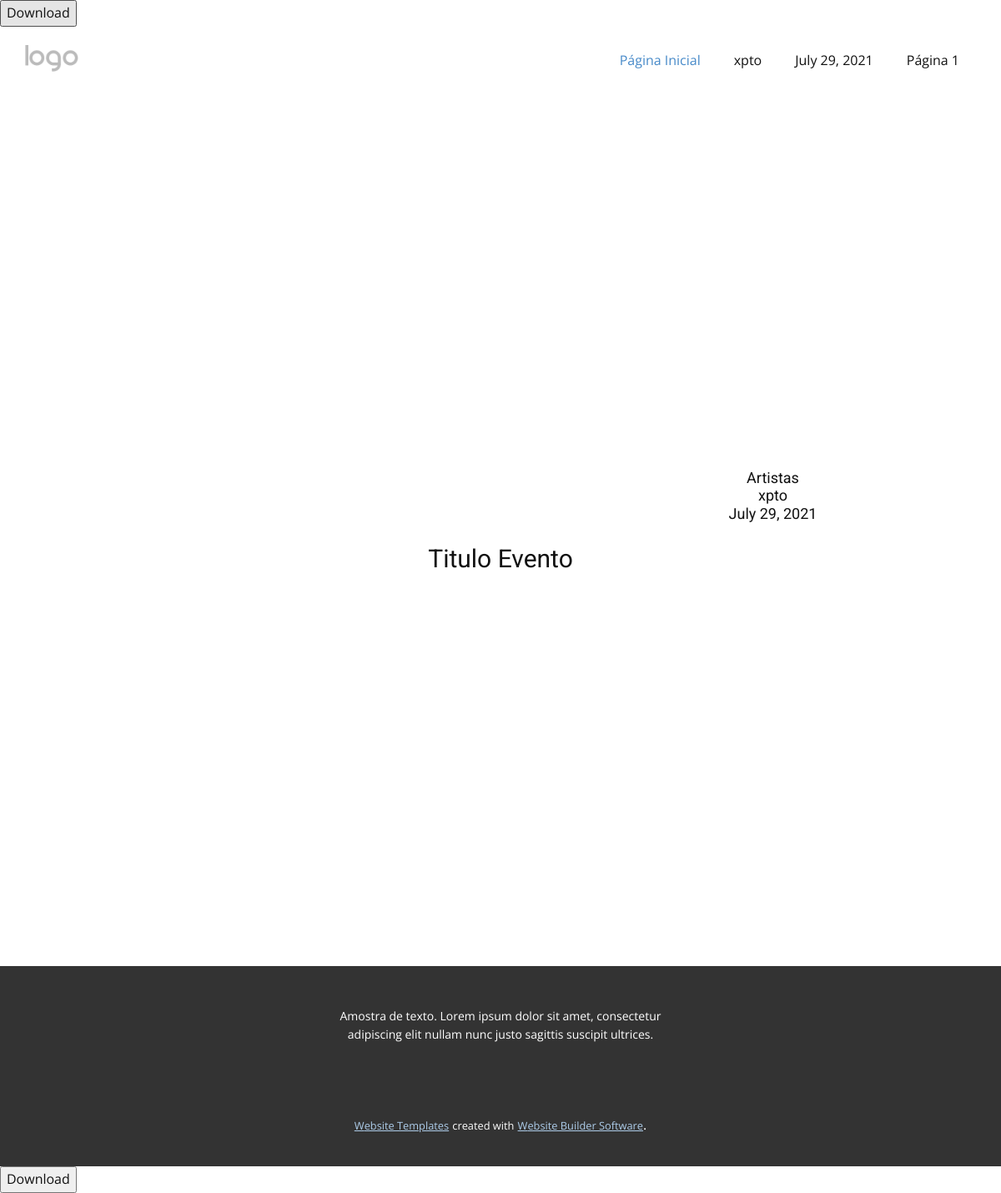
/eventos/1/2021-07-29/, run on the app's committed database.
### eventos/models.py (models this page shows, shortened)
class Evento2(models.Model):
    id_evento =models.AutoField(auto_created=True, primary_key=True, serialize=False, verbose_name='ID')
    titulo_evento = models.CharField(max_length=64, default="")
    descricao_evento = models.CharField(max_length=500, default="")
    data_evento = models.DateField(default=datetime.now, blank=True)
    projeto =models.ForeignKey(Projeto, on_delete=models.CASCADE, null=True)
    video_evento=models.ManyToManyField(Videos, blank=True)

### eventos/views.py (the view)
# urls.py: path('eventos/<id>/<data>/', views.detail_view_eventos, name='eventos'),
def detail_view_eventos(request,id, data):
    evento= get_object_or_404(Evento2, id_evento=id, data_evento=data)
    imagens = Imagens.objects.filter(evento = evento)
    eventos = Evento2.objects.filter(id_evento= id, data_evento=data)
    return render(request, 'Pagina_evento.html', {'evento': evento, 'imagens': imagens, 'eventos': eventos})

### eventos/templates/Pagina_evento.html (shortened to what this page needs)
{% load static %}
<!DOCTYPE html>
<html lang="en">
<html style="font-size: 16px;">
<body>
<button id="button">Download</button>
</body>
<head>
</head>
  <head>
    <link rel="stylesheet"  type=text/css href="{% static '/css/nicepage_evento.css' %}" media="screen">
    <link rel="stylesheet"  type=text/css href="{% static '/css/Página_evento.css' %}" media="screen">
  </head>
  <body data-home-page="Página_evento.html" data-home-page-title="Página evento" class="u-body"><header class="u-clearfix u-header u-header" id="main"><div class="u-clearfix u-sheet u-valign-middle u-sheet-1">
        <a href="https://nicepage.com" class="u-image u-logo u-image-1">
          <img src="{% static 'images/default-logo.png' %}" class="u-logo-image u-logo-image-1">
        </a>
        <nav class="u-menu u-menu-dropdown u-offcanvas u-menu-1">
          <div class="u-nav-container">
            <ul class="u-nav u-unstyled u-nav-1"><li class="u-nav-item"><a class="u-button-style u-nav-link u-text-active-palette-1-base u-text-hover-palette-2-base" href="Página-Inicial.html" style="padding: 10px 20px;">Página Inicial</a>
       {% for i in eventos %}
</li><li class="u-nav-item"><a class="u-button-style u-nav-link u-text-active-palette-1-base u-text-hover-palette-2-base" href="Sobre.html" style="padding: 10px 20px;">{{i.descricao_evento}}</a>
</li><li class="u-nav-item"><a class="u-button-style u-nav-link u-text-active-palette-1-base u-text-hover-palette-2-base" href="Contact.html" style="padding: 10px 20px;">{{i.data_evento}}</a>
</li><li class="u-nav-item"><a class="u-button-style u-nav-link u-text-active-palette-1-base u-text-hover-palette-2-base" href="Página-1.html" style="padding: 10px 20px;">Página 1</a>
</li></ul>
        {% endfor %}
          </div>
        </nav>
      </div></header>
    <section class="u-align-center u-clearfix u-section-1" id="sec-b7bd">
      <div class="u-clearfix u-sheet u-sheet-1">
        {% for i in imagens %}
        <div class="u-expanded-width u-gallery u-layout-horizontal u-lightbox u-no-transition u-show-text-on-hover u-gallery-1">
          <div class="u-gallery-inner"><div class="u-effect-fade u-gallery-item u-gallery-item-1">
{% endfor %}
</div></div>
        </div>
        <h6 class="u-text u-text-1">Artistas<br>
        </h6>
        <h6 class="u-text u-text-2">{{evento.titulo_evento}}</h6>
        <h6 class="u-text u-text-3">{{evento.data_evento}}</h6>
        <h3 class="u-text u-text-4">Titulo Evento</h3>
      </div>
    </section>
    <footer class="u-align-center u-clearfix u-footer u-grey-80 u-footer" id="sec-77f5"><div class="u-clearfix u-sheet u-sheet-1">
        <p class="u-small-text u-text u-text-variant u-text-1">Amostra de texto. Lorem ipsum dolor sit amet, consectetur adipiscing elit nullam nunc justo sagittis suscipit ultrices.</p>
      </div></footer>
    <section class="u-backlink u-clearfix u-grey-80">
      <a class="u-link" href="https://nicepage.com/website-templates" target="_blank">
        <span>Website Templates</span>
      </a>
      <p class="u-text">
        <span>created with</span>
      </p>
      <a class="u-link" href="https://nicepage.com/" target="_blank">
        <span>Website Builder Software</span>
      </a>.
    </section>
  </body>
</html>
</html>
<button id="button" onclick="saveCanvas()" >Download</button>

### eventos/templates/static/css/Página_evento.css (style rules this page uses)
.u-section-1 .u-sheet-1 { min-height: 1046px; }
.u-section-1 .u-gallery-1 { height: 375px; margin-top: 60px; margin-bottom: 0; margin-left: 0; }
.u-section-1 .u-text-1 { margin: 15px 40px 0 693px; }
.u-section-1 .u-text-2 { margin: 0 40px 0 693px; }
.u-section-1 .u-text-3 { margin: 0 40px 0 693px; }
.u-section-1 .u-text-4 { width: 346px; margin: 26px auto 0; }

### data on the page
Evento2: descricao_evento "xpto", data_evento "July 29, 2021", titulo_evento "xpto"
